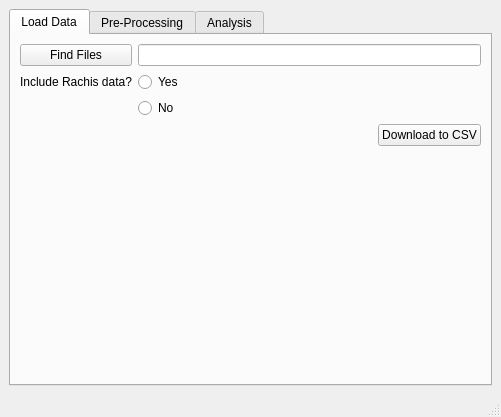
<?xml version="1.0" encoding="UTF-8"?>
<ui version="4.0">
 <class>MainWindow</class>
 <widget class="QMainWindow" name="MainWindow">
  <property name="geometry">
   <rect>
    <x>0</x>
    <y>0</y>
    <width>501</width>
    <height>417</height>
   </rect>
  </property>
  <property name="windowTitle">
   <string>CT-Seed Analyser 3000</string>
  </property>
  <widget class="QWidget" name="centralwidget">
   <layout class="QGridLayout" name="gridLayout">
    <item row="0" column="0">
     <layout class="QVBoxLayout" name="verticalLayout" stretch="0">
      <item>
       <widget class="QTabWidget" name="tabWidget">
        <property name="sizePolicy">
         <sizepolicy hsizetype="Expanding" vsizetype="Expanding">
          <horstretch>0</horstretch>
          <verstretch>0</verstretch>
         </sizepolicy>
        </property>
        <property name="currentIndex">
         <number>0</number>
        </property>
        <widget class="QWidget" name="tab_load">
         <attribute name="title">
          <string>Load Data</string>
         </attribute>
         <layout class="QVBoxLayout" name="verticalLayout_2">
          <item>
           <layout class="QGridLayout" name="gridLayout_2">
            <item row="2" column="1">
             <widget class="QRadioButton" name="radioButton_2">
              <property name="text">
               <string>No</string>
              </property>
             </widget>
            </item>
            <item row="0" column="1">
             <widget class="QLineEdit" name="lineEdit">
              <property name="sizePolicy">
               <sizepolicy hsizetype="Expanding" vsizetype="Ignored">
                <horstretch>0</horstretch>
                <verstretch>0</verstretch>
               </sizepolicy>
              </property>
             </widget>
            </item>
            <item row="1" column="0">
             <widget class="QLabel" name="label">
              <property name="text">
               <string>Include Rachis data?</string>
              </property>
             </widget>
            </item>
            <item row="1" column="1">
             <widget class="QRadioButton" name="radioButton">
              <property name="text">
               <string>Yes</string>
              </property>
             </widget>
            </item>
            <item row="0" column="0">
             <widget class="QPushButton" name="pushButton">
              <property name="text">
               <string>Find Files</string>
              </property>
             </widget>
            </item>
            <item row="3" column="1">
             <layout class="QHBoxLayout" name="horizontalLayout_3">
              <item>
               <spacer name="horizontalSpacer">
                <property name="orientation">
                 <enum>Qt::Horizontal</enum>
                </property>
                <property name="sizeHint" stdset="0">
                 <size>
                  <width>40</width>
                  <height>20</height>
                 </size>
                </property>
               </spacer>
              </item>
              <item>
               <widget class="QPushButton" name="pushButton_2">
                <property name="text">
                 <string>Download to CSV</string>
                </property>
               </widget>
              </item>
             </layout>
            </item>
           </layout>
          </item>
          <item>
           <spacer name="verticalSpacer">
            <property name="orientation">
             <enum>Qt::Vertical</enum>
            </property>
            <property name="sizeHint" stdset="0">
             <size>
              <width>20</width>
              <height>40</height>
             </size>
            </property>
           </spacer>
          </item>
         </layout>
        </widget>
        <widget class="QWidget" name="tab_preprocess">
         <attribute name="title">
          <string>Pre-Processing</string>
         </attribute>
        </widget>
        <widget class="QWidget" name="tab_analysis">
         <attribute name="title">
          <string>Analysis</string>
         </attribute>
        </widget>
       </widget>
      </item>
     </layout>
    </item>
   </layout>
  </widget>
  <widget class="QStatusBar" name="statusbar"/>
 </widget>
 <resources/>
 <connections/>
</ui>
